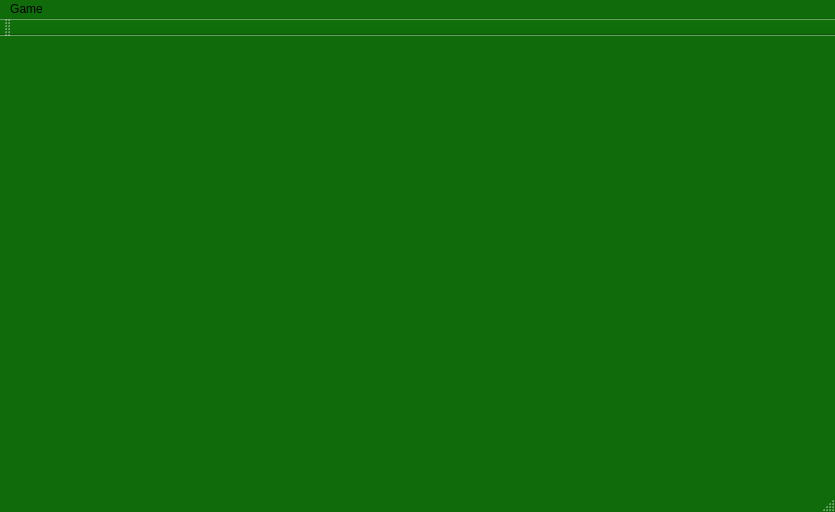
<?xml version="1.0" encoding="UTF-8"?>
<ui version="4.0">
 <class>gameboard</class>
 <widget class="QMainWindow" name="gameboard">
  <property name="geometry">
   <rect>
    <x>0</x>
    <y>0</y>
    <width>835</width>
    <height>512</height>
   </rect>
  </property>
  <property name="palette">
   <palette>
    <active>
     <colorrole role="Base">
      <brush brushstyle="SolidPattern">
       <color alpha="255">
        <red>17</red>
        <green>123</green>
        <blue>22</blue>
       </color>
      </brush>
     </colorrole>
     <colorrole role="Window">
      <brush brushstyle="SolidPattern">
       <color alpha="255">
        <red>16</red>
        <green>108</green>
        <blue>11</blue>
       </color>
      </brush>
     </colorrole>
    </active>
    <inactive>
     <colorrole role="Base">
      <brush brushstyle="SolidPattern">
       <color alpha="255">
        <red>17</red>
        <green>123</green>
        <blue>22</blue>
       </color>
      </brush>
     </colorrole>
     <colorrole role="Window">
      <brush brushstyle="SolidPattern">
       <color alpha="255">
        <red>16</red>
        <green>108</green>
        <blue>11</blue>
       </color>
      </brush>
     </colorrole>
    </inactive>
    <disabled>
     <colorrole role="Base">
      <brush brushstyle="SolidPattern">
       <color alpha="255">
        <red>16</red>
        <green>108</green>
        <blue>11</blue>
       </color>
      </brush>
     </colorrole>
     <colorrole role="Window">
      <brush brushstyle="SolidPattern">
       <color alpha="255">
        <red>16</red>
        <green>108</green>
        <blue>11</blue>
       </color>
      </brush>
     </colorrole>
    </disabled>
   </palette>
  </property>
  <property name="windowTitle">
   <string>gameboard</string>
  </property>
  <widget class="QWidget" name="centralWidget"/>
  <widget class="QMenuBar" name="menuBar">
   <property name="geometry">
    <rect>
     <x>0</x>
     <y>0</y>
     <width>835</width>
     <height>22</height>
    </rect>
   </property>
   <widget class="QMenu" name="menuGame">
    <property name="title">
     <string>Game</string>
    </property>
    <widget class="QMenu" name="menuNew">
     <property name="title">
      <string>New</string>
     </property>
     <addaction name="actionKlondike"/>
     <addaction name="actionSpider"/>
     <addaction name="actionFreeccell"/>
    </widget>
    <addaction name="menuNew"/>
   </widget>
   <addaction name="menuGame"/>
  </widget>
  <widget class="QToolBar" name="mainToolBar">
   <attribute name="toolBarArea">
    <enum>TopToolBarArea</enum>
   </attribute>
   <attribute name="toolBarBreak">
    <bool>false</bool>
   </attribute>
  </widget>
  <widget class="QStatusBar" name="statusBar"/>
  <action name="actionKlondike">
   <property name="text">
    <string>Klondike</string>
   </property>
  </action>
  <action name="actionSpider">
   <property name="text">
    <string>Spider</string>
   </property>
  </action>
  <action name="actionFreeccell">
   <property name="text">
    <string>Freeccell</string>
   </property>
  </action>
 </widget>
 <layoutdefault spacing="6" margin="11"/>
 <resources/>
 <connections/>
</ui>
